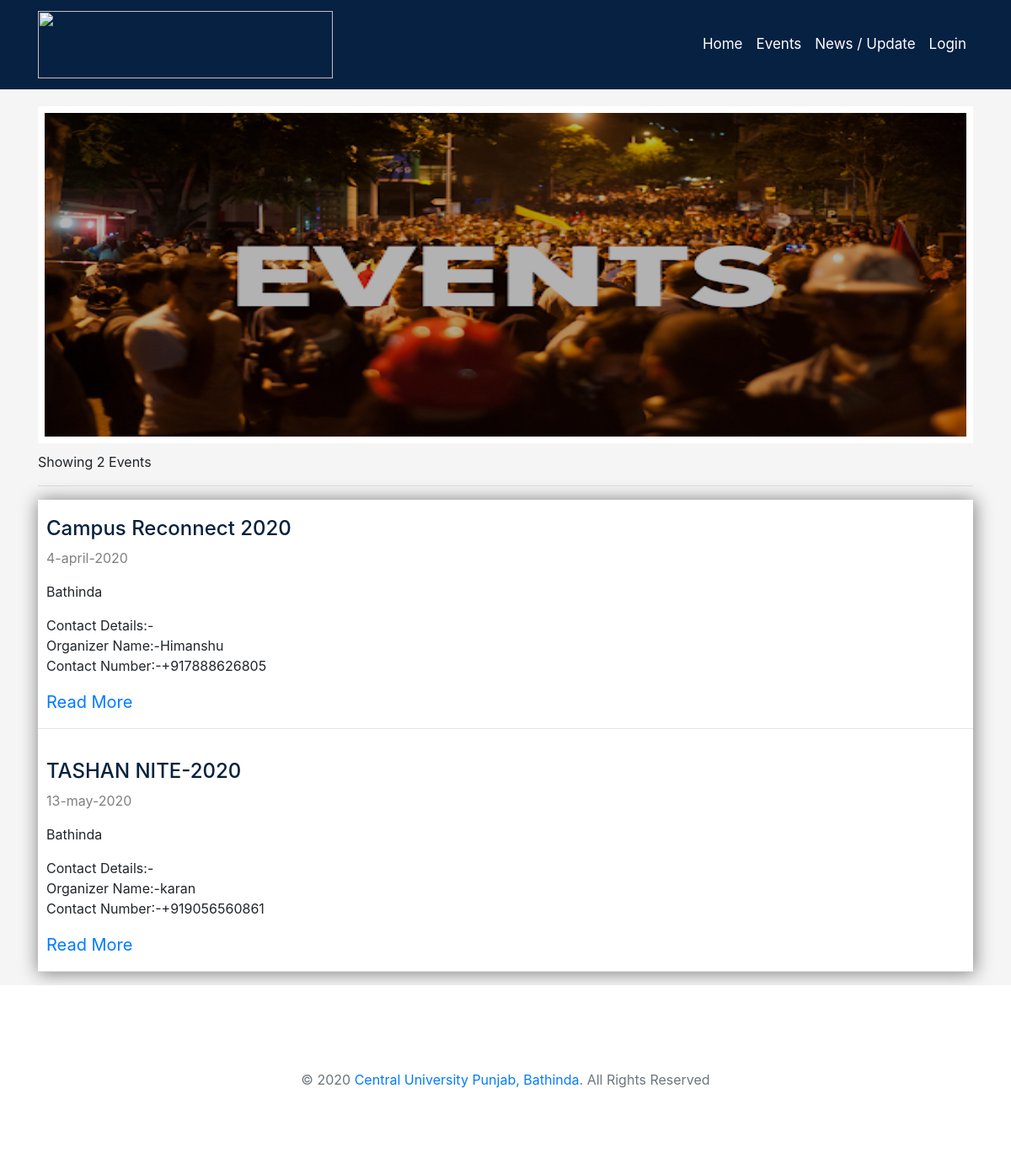
Screenshot of /index.php/events with the database file from the repository.
### tables this page shows
CREATE TABLE `event` (
  `id` int(11) NOT NULL,
  `title` varchar(255) NOT NULL,
  `description` text NOT NULL,
  `venue` varchar(255) NOT NULL,
  `state` varchar(255) NOT NULL,
  `city` varchar(255) NOT NULL,
  `day` int(11) NOT NULL,
  `month` varchar(255) NOT NULL,
  `year` int(11) NOT NULL,
  `organize_name` varchar(256) NOT NULL,
  `organize_contact` bigint(11) NOT NULL,
  `is_publish` int(11) NOT NULL,
  `date_posted` timestamp NOT NULL DEFAULT CURRENT_TIMESTAMP ON UPDATE CURRENT_TIMESTAMP
);

### application/controllers/events.php (called while the page is built, shortened)
<?php
class Events extends CI_Controller{
	public function __construct(){
		$this->load->model('event_show_model','secure_show_event');
	}
	public function index(){
		$data['event']=$this->secure_show_event->get_event();
		$this->load->view('event',$data);
	}
}

### index.php (called while the page is built, shortened)
<?php
require_once BASEPATH.'core/CodeIgniter.php';

### application/models/event_show_model.php (called while the page is built, shortened)
<?php
class Event_show_model extends CI_Model{
	public function get_event(){
		$this->db->select('*');
		$this->db->from('event');
		$query = $this->db->get();
        return $query->result();
	}
}
?>

### application/views/event.php (the view, shortened to what this page needs)
<?php $this->load->view('navbar'); ?>
	<div id="inner-event">
		<div id="inner-inner-event">
		</div>
	</div>
	<div id="event">
		<p>Showing <?php echo count($event);?> Events</p>
		<hr>
		<div id="event-detail">
			<?php foreach($event as $events) :?>
				<h4 style="color:rgba(6,33,62); padding-left:10px; padding-top:20px;"><?= $events->title?></h4>
				<p style="padding-left:10px; color:gray"><?= $events->day?>-<?= $events->month?>-<?= $events->year?></p>
				<p style="padding-left:10px;"><?= $events->city?></p>
				<address style="padding-left:10px;">
					Contact Details:- <br>
					Organizer Name:-<?= $events->organize_name?><br>
					Contact Number:-+91<?= $events->organize_contact?>
				</address>
				<a href="<?= base_url('events/view/'.$events->id.'')?>"><p style="padding-left:10px; font-size:20px;">Read More</p></a>
				<hr>
			<?php endforeach;?>
		</div>
	</div>
<?php $this->load->view('footer'); ?>

### application/views/navbar.php (shortened to what this page needs)
<!doctype html>
<html>
<head>
<link rel="stylesheet" href="<?= base_url('assets/css/bootstrap.min.css') ?>">
<link rel="stylesheet" href="<?= base_url('assets/css/jquery-ui.min.css') ?>">
<link rel="stylesheet" href="<?= base_url('assets/css/all.min.css') ?>">
<link rel="stylesheet" href="<?= base_url('assets/css/animate.css') ?>">
</head>
<body>
	<nav class="navbar navbar-expand-lg navbar-dark">
		<div class="container">
			<a class="navbar-brand" href="<?= base_url()?>"><img src="<?= base_url('assets/img/logo.jpg')?>" height="80" width="350"></a>
			<div class="collapse navbar-collapse" id="navbarsupport">
				<ul class="navbar-nav ml-auto">
					<li class="nav-item">
						<a href="<?= base_url()?>" class="nav-link">Home</a>
					</li>
					<li class="nav-item">
						<a href="<?= base_url('events')?>" class="nav-link">Events</a>
					</li>
					<li class="nav-item">
						<a href="<?= base_url('news')?>" class="nav-link">News / Update</a>
					</li>
					<li class="nav-item">
						<a href="<?= base_url('login')?>" class="nav-link">Login</a>
					</li>
				</ul>
			</div>
		</div>
	</nav>
	<div class="container">

### application/views/footer.php
</div>
<footer style="background-color:white; padding:100px;" class="footer">
    <div class="container" style="text-align: center">
        <span class="text-muted">© 2020 <a href="http://centraluniversity.com/" class="href">Central University Punjab, Bathinda</a>. All Rights Reserved</span>
    </div>
</footer>
</body>
</html>

### application/views/event.php (style rules this page uses)
#inner-event { margin-top: 20px; height: 400px; border: 8px solid white; background-image:url('assets/img/events.png'); background-repeat:no-repeat; background-size:100% 100%; }
#inner-inner-event { background-color:rgba(1,1,1,0.3); height:100%; width:100%; }
#event { padding-top:10px; }
#event-detail { background-color:white; box-shadow:1px 1px 20px 1px gray; }

### application/views/navbar.php (style rules this page uses)
.navbar { background-color:rgba(6,33,66); }
.navbar-dark .navbar-nav .nav-link { font-size:17px; color:white; }
body { height:100%; width:100%; background-color:#f5f5f5; }

### rows the page displays
event: title "Campus Reconnect 2020", day "4", month "april", year "2020", city "Bathinda", organize_name "Himanshu", organize_contact "7888626805"
event: title "TASHAN NITE-2020", day "13", month "may", year "2020", city "Bathinda", organize_name "karan", organize_contact "9056560861"

### other values shown
count($event) "2"
